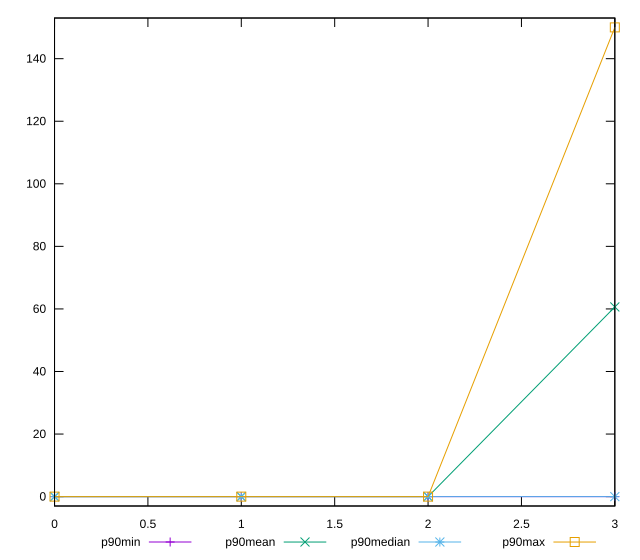

This figure's gnuplot source:
reset

$p90Min <<EOF
0 0
1 0
2 0
3 0
EOF

$p90Mean <<EOF
0 0
1 0
2 0
3 60.638297872340424
EOF

$p90Median <<EOF
0 0
1 0
2 0
3 0
EOF

$p90Max <<EOF
0 0
1 0
2 0
3 150
EOF

set key outside below
set xrange [0:3]
set yrange [-3:153]
set trange [-3:153]
set terminal svg size 640, 560 enhanced background rgb 'white'
set output "reports/report_00032_2021-02-25T10-28-15.087Z/legacy-javascript/progression/value.svg"

plot $p90Min title "p90min" with linespoints, \
     $p90Mean title "p90mean" with linespoints, \
     $p90Median title "p90median" with linespoints, \
     $p90Max title "p90max" with linespoints

reset
